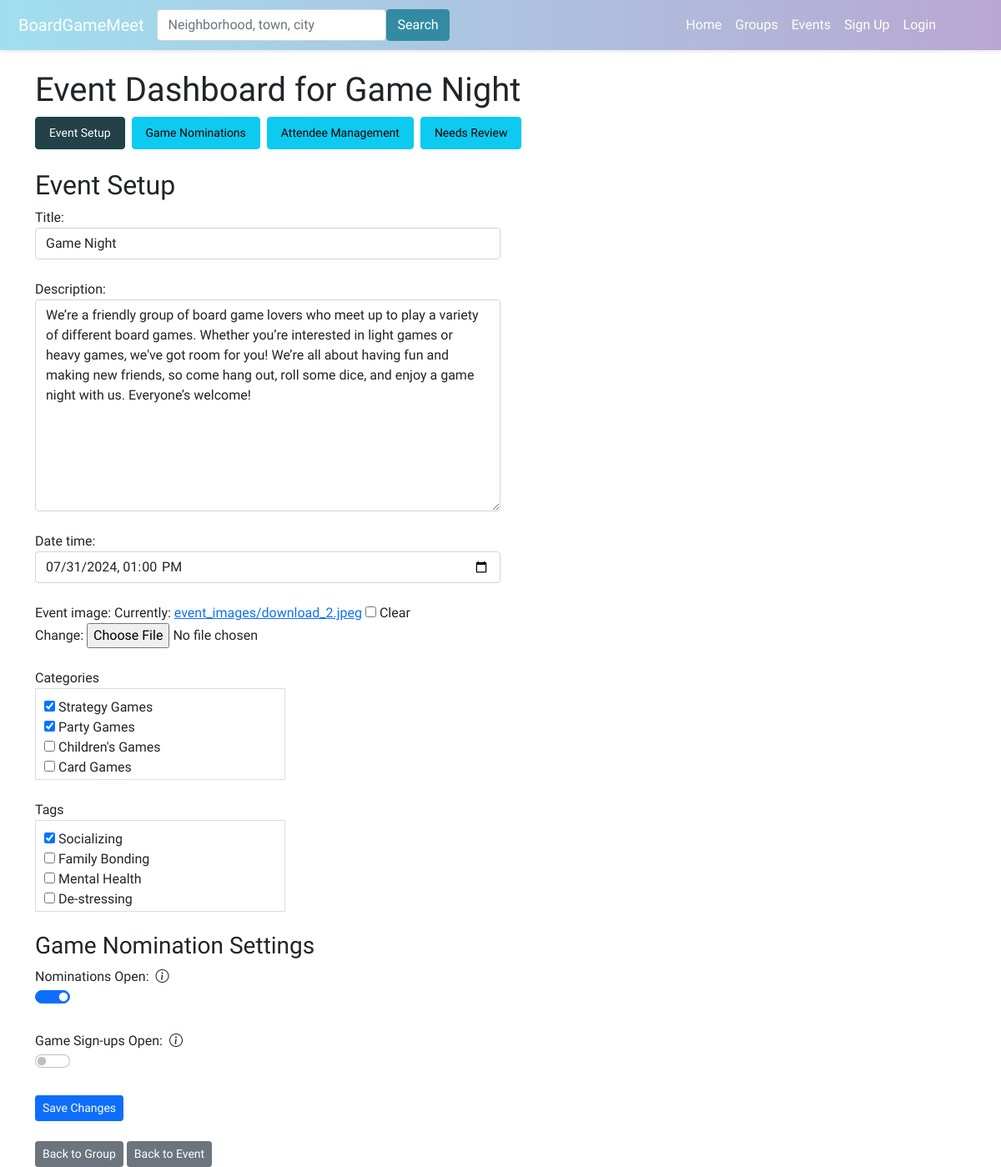
The app's page /event-dashboard/event/2/, older data.
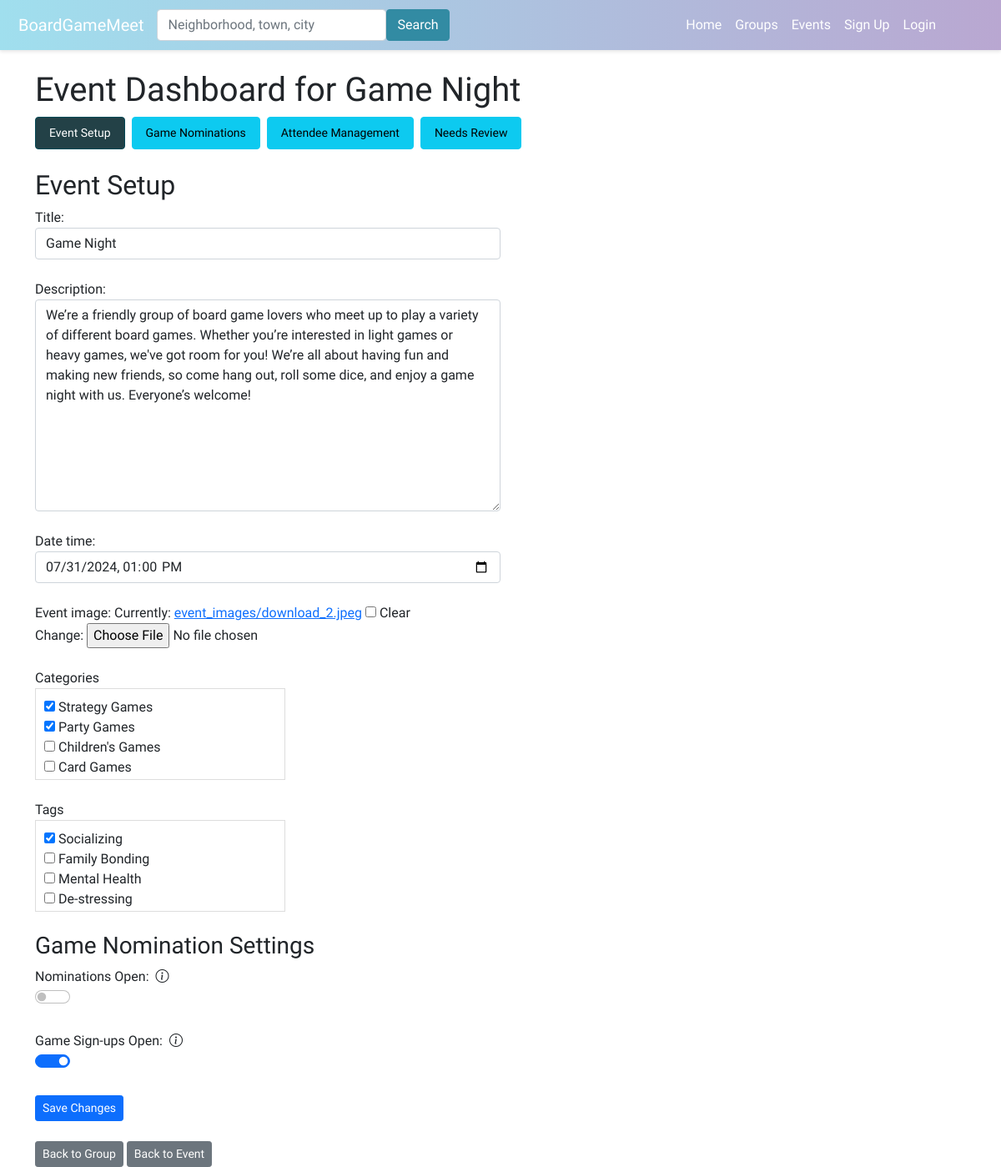
The same page, newer data.
### boardgame/models.py (models this page shows, shortened)
class Event(models.Model):
    group = models.ForeignKey(Group, on_delete=models.CASCADE)
    title = models.CharField(max_length=100)
    description = models.TextField()
    date_time = models.DateTimeField()
    attendees = models.ManyToManyField(User, through='EventAttendance')
    event_image = models.ImageField(upload_to='event_images/', null=True, blank=True)
    categories = models.ManyToManyField(Category, related_name='events', blank=True)
    tags = models.ManyToManyField(Tag, related_name='events', blank=True)
    nominations_open = models.BooleanField(default=True)
    signups_open = models.BooleanField(default=False)
    admin_only_nominations = models.BooleanField(default=False)
    skip_nominations = models.BooleanField(default=False)

### boardgame/views.py (the view, shortened to what this page needs)
# urls.py: path('event-dashboard/event/<int:event_id>/', views.manage_event_dashboard, name='manage_event_dashboard'),
def manage_event_dashboard(request, event_id, section=None):
    event = get_object_or_404(Event, id=event_id)
    section = section or request.GET.get('section', 'event_setup')
    context = {'event': event, 'section': section}
    if section == 'event_setup':
        if request.method == 'POST':
            form = EventForm(request.POST, instance=event)
            if form.is_valid():
                form.save()
                messages.success(request, 'Event updated successfully.')
                return redirect('manage_event_dashboard_with_section', event_id=event.id, section='event_setup')
        else:
            form = EventForm(instance=event)
        context.update({'form': form})
    elif section == 'needs_review':
        pass
    return render(request, 'boardgame/manage_event_dashboard.html', context)

### boardgame/forms.py
class EventForm(forms.ModelForm):
    class Meta:
        model = Event
        fields = ['title', 'description', 'date_time','event_image','categories', 'tags',
                  'nominations_open', 'signups_open']
        widgets = {
            'title': forms.TextInput(attrs={'class': 'form-control', 'style': 'width: 50%;'}),
            'description': forms.Textarea(attrs={'class': 'form-control', 'style': 'width: 50%;'}),
            'date_time': forms.DateTimeInput(attrs={'type': 'datetime-local', 'class': 'form-control', 'style': 'width: 50%;'}),
            'categories': forms.CheckboxSelectMultiple,
            'tags': forms.CheckboxSelectMultiple,
            'nominations_open': forms.CheckboxInput(attrs={'class': 'form-check-input form-switch'}),
            'signups_open': forms.CheckboxInput(attrs={'class': 'form-check-input form-switch'}),
        }

### boardgame/models.py (called while the page is built)
    def __str__(self):
        return self.name

    def __str__(self):
        return self.name

### boardgame/templates/boardgame/manage_event_dashboard.html (shortened to what this page needs)
{% extends 'boardgame/base.html' %}
{% load static %}
{% load custom_filters %}
{% block content %}
<head>
    <link href="https://cdn.jsdelivr.net/npm/bootstrap-icons@1.10.5/font/bootstrap-icons.css" rel="stylesheet">
</head>
<h1>Event Dashboard for {{ event.title }} </h1>
<nav>
    <ul class="nav nav-pills">
        <li class="nav-item">
            <a class="btn btn-info btn-sm me-2 nav-link {% if section == 'event_setup' %}active{% endif %}"
                href="{% url 'manage_event_dashboard_with_section' event.id 'event_setup' %}">Event Setup</a>
        </li>
        <li class="nav-item">
            <a class="btn btn-info btn-sm me-2 nav-link {% if section == 'game_nominations' %}active{% endif %}"
                href="{% url 'manage_event_dashboard_with_section' event.id 'game_nominations' %}">Game Nominations</a>
        </li>
        <li class="nav-item">
            <a class="btn btn-info btn-sm me-2 nav-link {% if section == 'attendee_management' %}active{% endif %}"
                href="{% url 'manage_event_dashboard_with_section' event.id 'attendee_management' %}">Attendee Management</a>
        </li>
        <li class="nav-item">
            <a class="btn btn-info btn-sm me-2 nav-link {% if section == 'needs_review' %}active{% endif %}"
                href="{% url 'manage_event_dashboard_with_section' event.id 'needs_review' %}">Needs Review</a>
        </li>
    </ul>
</nav>
<br />
{% if section == 'event_setup' %}
<h2>Event Setup</h2>
<form method="post">
   <div class="form-group">
    {{ form.title.label_tag }} {{ form.title }} <br/>
    {{ form.description.label_tag }} {{ form.description }} <br/>
    {{ form.date_time.label_tag }} {{ form.date_time }} <br/>
    {{ form.event_image.label_tag }} {{ form.event_image }} <br/>
    </div>
    <br/>
    <div class="form-group">
        <label for="id_categories">{{ form.categories.label }}</label>
        <div class="scrollable-checkboxes">
            {{ form.categories }}
        </div>
    </div>
    <br/>
    <div class="form-group">
        <label for="id_tags">{{ form.tags.label }}</label>
        <div class="scrollable-checkboxes">
            {{ form.tags }}
        </div>
    </div>
    <br/>
     <div class="section">
        <h3>Game Nomination Settings</h3>
        <div class="form-group">
            <label for="id_nominations_open" class="d-flex align-items-center">
                Nominations Open:
                <i class="bi bi-info-circle ms-2" data-bs-toggle="tooltip" data-bs-placement="top" data-bs-html="true"
                   title="<strong>Enabled:</strong> Users can nominate games.<br><strong>Disabled:</strong> Nominations are closed and the section is removed from the event page."></i>
            </label>
            <div class="form-check form-switch">
                {{ form.nominations_open }}
            </div>
        </div>
        <br />
        <div class="form-group">
            <label for="id_signups_open" class="d-flex align-items-center">
                Game Sign-ups Open:
                <i class="bi bi-info-circle ms-2" data-bs-toggle="tooltip" data-bs-placement="top" data-bs-html="true"
                   title="<strong>Enabled:</strong> Approved games will be listed in the game sign-up section of the event page.<br><strong>Disabled:</strong> The game sign-up section will not appear on the event page and users cannot sign up for games."></i>
            </label>
            <div class="form-check form-switch">
                {{ form.signups_open }}
            </div>
        </div>
        <br />
    </div>
    <button class="btn btn-primary btn-sm" type="submit">Save Changes</button>
</form>
    {% elif section == 'needs_review' %}
    <h2>Needs Review</h2>
    {% endif %}
    <div class="row mt-4">
        <div class="col-md-12">
            <a href="{% url 'group_profile' event.group.slug %}" class="btn btn-secondary btn-sm">Back to Group</a>
            <a href="{% url 'event_details' event.id %}" class="btn btn-secondary btn-sm">Back to Event</a>
        </div>
    </div>
    {% endblock %}

### boardgame/templates/boardgame/base.html (shortened to what this page needs)
{% load static %}
<!doctype html>
<html lang="en">
<head>
  <link rel="stylesheet" href="{% static 'boardgame/style.css' %}">
  <link rel="stylesheet" href="https://cdnjs.cloudflare.com/ajax/libs/normalize/8.0.1/normalize.min.css">
  <link href="https://cdn.jsdelivr.net/npm/bootstrap@5.0.2/dist/css/bootstrap.min.css" rel="stylesheet">
</head>
<body>
  {% include 'boardgame/navbar.html' %}
  <div class="container-lg">
    {% block content %}{% endblock %}
  </div>
  <link rel="stylesheet" href="https://ajax.googleapis.com/ajax/libs/jqueryui/1.12.1/themes/smoothness/jquery-ui.css">
</body>
</html>

### boardgame/templates/boardgame/navbar.html (shortened to what this page needs)
<nav class="navbar navbar-expand-lg navbar-dark" style="background: linear-gradient(to right, #a0dfee, #b9a7d1); box-shadow: 0 2px 4px rgba(0, 0, 0, 0.1); padding: 10px;">
  <div class="container-fluid">
    <a class="navbar-brand" href="{% url 'home' %}">BoardGameMeet</a>
    <div class="collapse navbar-collapse" id="navbarSupportedContent">
      <form class="d-flex me-auto mb-2 mb-lg-0" method="POST" action="{% url 'search' %}">
        <input class="form-control custom-search-bar" type="search" placeholder="Neighborhood, town, city" aria-label="Search" name="searched">
        <button class="btn" type="submit" style="background-color: #328ba3; border-color: #328ba3; color: #ffffff;">Search</button>
      </form>
      <ul class="navbar-nav me-5 mb-2 mb-lg-0">
        <li class="nav-item">
          <a class="nav-link" href="{% url 'home' %}" style="color: white;">Home</a>
        </li>
        <li class="nav-item">
          <a class="nav-link" href="{% url 'groups' %}" style="color: white;">Groups</a>
        </li>
        <li class="nav-item">
          <a class="nav-link" href="{% url 'events' %}" style="color: white;">Events</a>
        </li>
        {% if user.is_authenticated %}
        <li class="nav-item dropdown">
          <a class="nav-link dropdown-toggle" href="#" id="navbarDropdown" role="button" data-bs-toggle="dropdown" aria-expanded="false" style="color: white;">
            Profile
          </a>
          <ul class="dropdown-menu" aria-labelledby="navbarDropdown">
            <li><a class="dropdown-item" href="{% url 'user_profile' %}">View Profile</a></li>
            <li><hr class="dropdown-divider"></li>
            <li><a class="dropdown-item" href="{% url 'logout' %}">Logout</a></li>
          </ul>
        </li>
        {% else %}
        <li class="nav-item">
          <a class="nav-link" href="{% url 'register' %}" style="color: white;">Sign Up</a>
        </li>
        <li class="nav-item">
          <a class="nav-link" href="{% url 'login' %}" style="color: white;">Login</a>
        </li>
        {% endif %}
      </ul>
    </div>
  </div>
</nav>

### boardgame/static/boardgame/style.css (style rules this page uses)
.btn-sm { font-size: 0.8rem; padding: 5px 10px; }
.navbar .form-control.custom-search-bar { width: 275px; }

### boardgame/templates/boardgame/base.html (style rules this page uses)
body { font-family: 'Varela Round', sans-serif; }
.navbar-nav li { list-style: none !important; font-size: 1rem; }

### boardgame/templates/boardgame/manage_event_dashboard.html (style rules this page uses)
.scrollable-checkboxes { max-height: 110px; width: 300px; overflow-y: auto; border: 1px solid #ddd; padding: 10px; }
.form-check { margin-bottom: 5px; }
.nav-pills .nav-link { background-color: #0dcaf0; color: #000000; border: 1px solid #0dcaf0; }
.nav-pills .nav-link.active { background-color: #234147 !important; border-color: #064a57 !important; color: #ffffff !important; }

Row changes from the older to the newer data that the page shows:
changed Event "Game Night": nominations_open "☑" → "☐"; signups_open "☐" → "☑"
